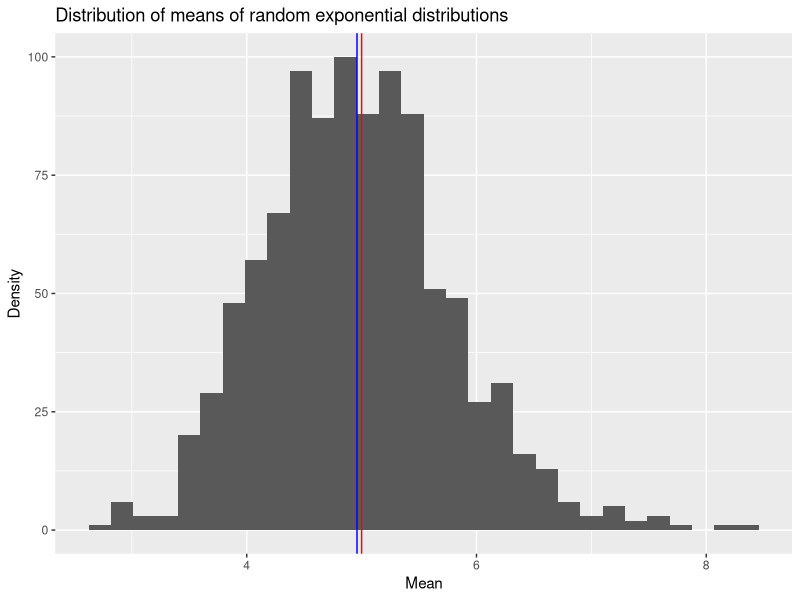
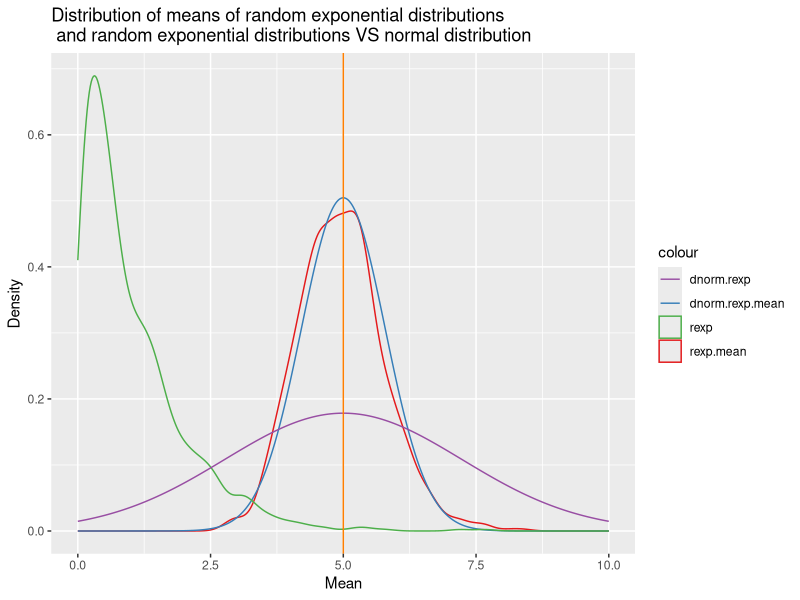

The R source for these figures, in order:
## ---- chunk 1
library(ggplot2)
library(datasets)
library(RColorBrewer)

lambda <- 0.2
n.exp <- 40
n.sim <- 1000

theory.mean <- 1/lambda
theory.var <- 1/lambda
theory.mean.mean <- 1/lambda # from CLT
theory.mean.var <- 1/(lambda^2*n.exp) # from CLT

exp.sim <- matrix(rexp(n.exp * n.sim, lambda), n.sim, n.exp)
exp.mean <- apply(exp.sim, MARGIN = 1, mean)
exp.mean.mean <- mean(exp.mean)
exp.mean.var <- var(exp.mean)
## ---- chunk 2
qplot(exp.mean) + geom_vline(xintercept=theory.mean.mean, color="red") +
    geom_vline(xintercept=exp.mean.mean, color="blue") +
    labs(title="Distribution of means of random exponential distributions", y="Density", x="Mean")
## ---- chunk 3
x.dnorm <- seq(0,10,length.out = 1000)
y.dnorm.mean <- dnorm(x.dnorm, mean=theory.mean.mean,sd=sqrt(theory.mean.var))
y.dnorm <- dnorm(x.dnorm, mean=theory.mean,sd=sqrt(theory.var))
r.rexp <- rexp(1000)
p.col <- brewer.pal(5, "Set1")

data <- data.frame(rand.exp.mean.distribution = exp.mean, rand.exp.distribution = r.rexp, x.dnorm, normal.distribution.rand.exp = y.dnorm, normal.distribution.rand.exp.mean = y.dnorm.mean)
g <- ggplot(data) 
g <- g + labs(title="Distribution of means of random exponential distributions \n and random exponential distributions VS normal distribution", y="Density", x="Mean")
g <- g + geom_density(aes(exp.mean, colour="rexp.mean"))
g <- g + geom_line(aes(x.dnorm,y.dnorm.mean, colour="dnorm.rexp.mean"))
g <- g + geom_density(aes(r.rexp, colour="rexp"))
g <- g + geom_line(aes(x.dnorm,y.dnorm, colour="dnorm.rexp"))
g <- g + geom_vline(xintercept=theory.mean.mean, colour=p.col[5])
g <- g + scale_color_manual(values = c(rexp.mean = p.col[1], dnorm.rexp.mean=p.col[2],rexp=p.col[3], dnorm.rexp=p.col[4]))
g
